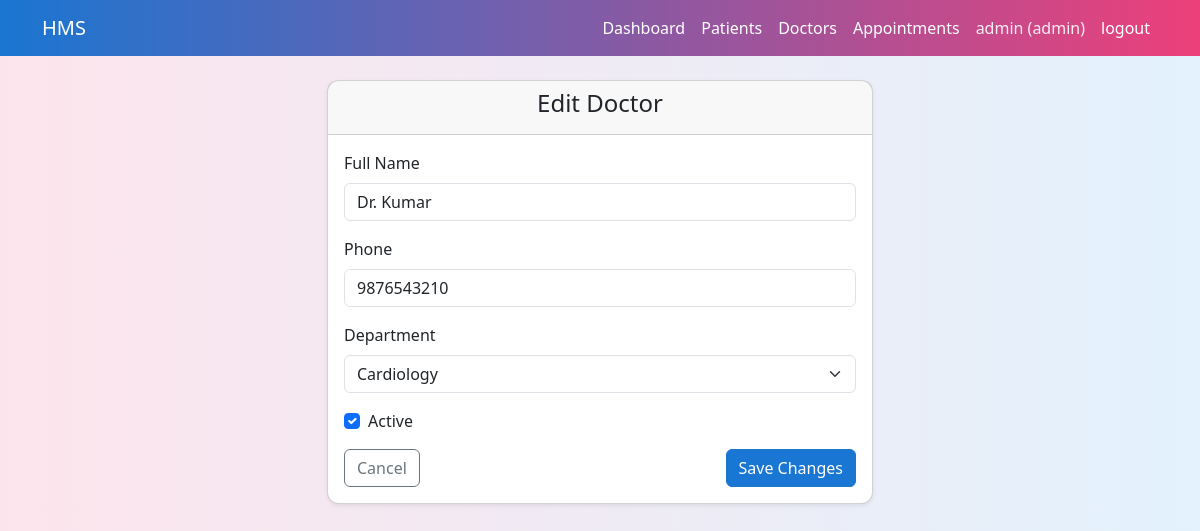
The page /admin/doctors/edit/1 (signed in) on the database its author committed.
### models.py (models this page shows, shortened)
class Doctor(db.Model):
    __tablename__="doctors"
    id=db.Column(db.Integer,primary_key=True)
    user_id=db.Column(db.Integer,db.ForeignKey("users.id"),nullable=False)
    department_id=db.Column(db.Integer,db.ForeignKey("departments.id"))
    full_name=db.Column(db.String(120),nullable=False)
    phone=db.Column(db.String(20))
    about=db.Column(db.Text)
    experience_years=db.Column(db.Integer)
    is_active=db.Column(db.Boolean, default=True)
    user=db.relationship("User",back_populates="doctor_profile")
    department=db.relationship("Department",back_populates="doctors")
    appointments=db.relationship("Appointment",back_populates="doctor")
    availabilities=db.relationship("DoctorAvailability",back_populates="doctor")

class Department(db.Model):
    __tablename__="departments"
    id=db.Column(db.Integer,primary_key=True)
    name=db.Column(db.String(80),unique=True,nullable=False)
    description=db.Column(db.Text)
    doctors=db.relationship("Doctor",back_populates="department")

### app.py (the view, shortened to what this page needs)
    @app.route('/admin/doctors/edit/<int:id>',methods=['GET','POST'])
    def admin_edit_doctor(id):
        if session.get('role') !='admin':
            return redirect(url_for('login'))
        doctor=Doctor.query.get_or_404(id)
        departments=Department.query.all()
        return render_template(
            'admin_edit_doctor.html',
            doctor=doctor,
            departments=departments
        )

### templates/admin_edit_doctor.html (shortened to what this page needs)
{% extends "base.html" %}
{% block content %}
<div class="row justify-content-center">
    <div class="col-md-6">
        <div class="card shadow-sm">
            <div class="card-header text-center">
                <h4>Edit Doctor</h4>
            </div>
            <div class="card-body">
                <form method="post">
                    <div class="mb-3">
                        <label class="form-label">Full Name</label>
                        <input type="text" name="full_name" class="form-control"
                               value="{{ doctor.full_name }}" required>
                    </div>
                    <div class="mb-3">
                        <label class="form-label">Phone</label>
                        <input type="text" name="phone" class="form-control"
                               value="{{ doctor.phone or '' }}">
                    </div>
                    <div class="mb-3">
                        <label class="form-label">Department</label>
                        <select name="department" class="form-select">
                            {% for dept in departments %}
                                <option value="{{ dept.id }}"
                                        {% if doctor.department_id == dept.id %}selected{% endif %}>
                                    {{ dept.name }}
                                </option>
                            {% endfor %}
                        </select>
                    </div>
                    <div class="form-check mb-3">
                        <input class="form-check-input" type="checkbox" name="is_active"
                               id="is_active" {% if doctor.is_active %}checked{% endif %}>
                        <label class="form-check-label" for="is_active">
                            Active
                        </label>
                    </div>
                    <div class="d-flex justify-content-between">
                        <a href="{{ url_for('admin_doctors') }}" class="btn btn-outline-secondary">
                            Cancel
                        </a>
                        <button type="submit" class="btn btn-primary">
                            Save Changes
                        </button>
                    </div>
                </form>
            </div>
        </div>
    </div>
</div>
{% endblock %}

### templates/base.html (style rules this page uses)
body { background: linear-gradient(90deg, #fce4ec, #e3f2fd); min-height: 100vh; }
.card { border-radius: 12px; box-shadow: 0 4px 12px rgba(0, 0, 0, 0.08); }
.btn-primary { background-color: #1976d2; border-color: #1976d2; }

### rows shown on the page
Doctor: full_name "Dr. Kumar", phone "9876543210", department "Cardiology", is_active "☑"

### other values the page prints
{{ session.get('username') }} "admin"
{{ session.get('role') }} "admin"
